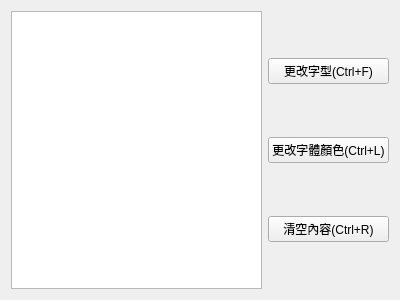
<?xml version="1.0" encoding="UTF-8"?>
<ui version="4.0">
 <class>Form</class>
 <widget class="QWidget" name="Form">
  <property name="geometry">
   <rect>
    <x>0</x>
    <y>0</y>
    <width>400</width>
    <height>300</height>
   </rect>
  </property>
  <property name="windowTitle">
   <string>Form</string>
  </property>
  <layout class="QVBoxLayout" name="verticalLayout_4">
   <item>
    <layout class="QVBoxLayout" name="verticalLayout_3">
     <item>
      <layout class="QVBoxLayout" name="verticalLayout_2"/>
     </item>
     <item>
      <layout class="QHBoxLayout" name="horizontalLayout">
       <item>
        <widget class="QTextEdit" name="textEdit"/>
       </item>
       <item>
        <layout class="QVBoxLayout" name="verticalLayout">
         <item>
          <widget class="QPushButton" name="pushButton">
           <property name="text">
            <string>更改字型(Ctrl+F)</string>
           </property>
          </widget>
         </item>
         <item>
          <widget class="QPushButton" name="pushButton_2">
           <property name="text">
            <string>更改字體顏色(Ctrl+L)</string>
           </property>
          </widget>
         </item>
         <item>
          <widget class="QPushButton" name="pushButton_4">
           <property name="text">
            <string>清空內容(Ctrl+R)</string>
           </property>
          </widget>
         </item>
        </layout>
       </item>
      </layout>
     </item>
    </layout>
   </item>
  </layout>
 </widget>
 <resources/>
 <connections/>
</ui>
